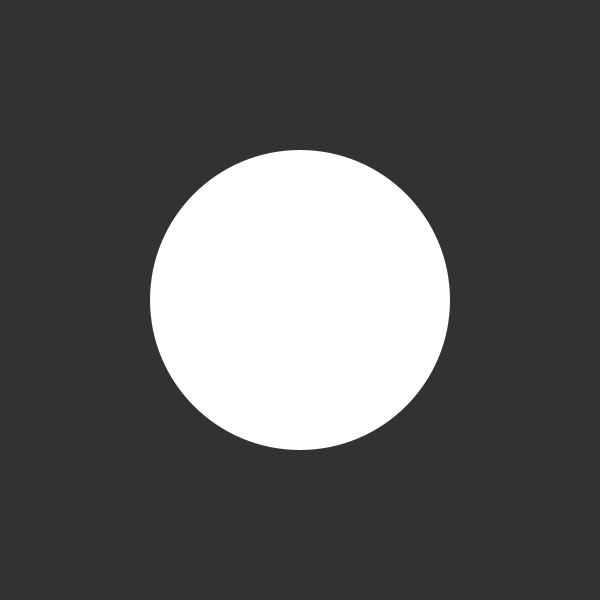
Frame 1 (no input)
Frame 60 (the mouse pressed at the canvas centre just before this capture): identical to frame 1, image omitted
Frame 120 (the mouse held since frame 60 and released just before this capture): identical to frame 1, image omitted

The Processing sketch that drew this single still picture (run headless with seeded random() and noise(); from frame 60 on, the mouse is pressed at the canvas centre):

// Processing sketch: MousewheelTrackpadScrolling
// ── MousewheelTrackpadScrolling.pde

/*
MOUSEWHEEL/TRACKPAD SCROLLING
Jeff Thompson | 2015 | www.jeffreythompson.org

The mousewheel or trackpad scrolling can provide a natural
interface, especially for actions like moving through large
drawings/images or zooming in 3D models.

CHALLENGES:
+  Can you control the ball's size so it doesn't get too
   large or small?
+  Can you change the code so the ball moves up and down?
+  What other actions might be intuitive for a mousewheel?

*/

// set diameter of the circle
int diameter = 300;


void setup() {
  size(600,600);
}


void draw() {
  background(50);
  
  fill(255);
  noStroke();
  ellipse(width/2,height/2, diameter,diameter);
}


// this function gets the mousewheel (or trackpad,
// depending on your system) and returns the direction
// as a "count" – basically ticks of the wheel
void mouseWheel(MouseEvent event) {
  diameter += event.getCount();
}
